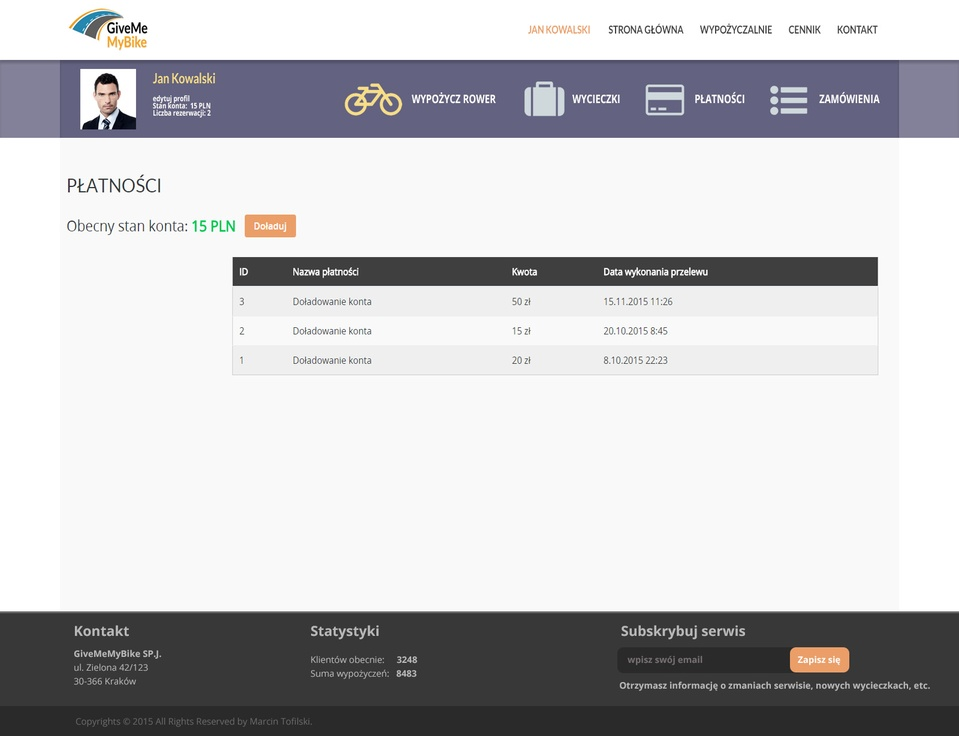
//> input picture GiveMeMybike/src/Projekt3/gmmb_client_payments.jpg, 959 x 736 px, shrunk from 1600 x 1228 before the run
$ ./1484652366_Source ../../../../GiveMeMybike/src/Projekt3/gmmb_client_payments.jpg   (built with g++ and OpenCV 4)
//> lines starting //> are read from the running program, lines starting //| are printed output that depends on the picture; after the words box and inside, x2 and y2 are one past the last pixel; in counts of white or black regions, pixels touching at a corner belong together
#include "opencv2/highgui/highgui.hpp"
#include "opencv2/imgproc/imgproc.hpp"
#include <iostream>
#include <stdio.h>
#include <stdlib.h>

using namespace cv;
using namespace std;

Mat src; Mat src_gray;
int thresh = 100;
int max_thresh = 255;
RNG rng(12345);

/// Function header
void thresh_callback(int, void*);

/** @function main */
int main(int argc, char** argv)
{
	/// Load source image and convert it to gray
	src = imread(argv[1], 1);
//> src is the input picture: 736 rows x 959 cols, CV_8UC3; mean B, G, R 199.2, 196.8, 197.2

	/// Convert image to gray and blur it
	cvtColor(src, src_gray, CV_BGR2GRAY);
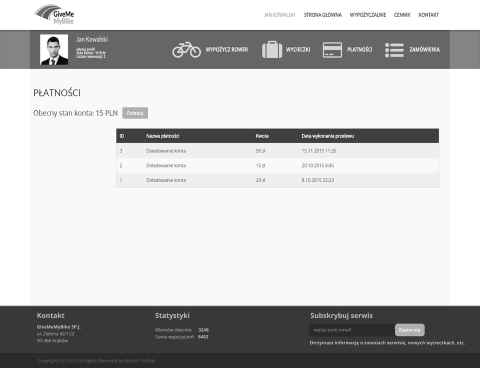
//> src_gray: 736 rows x 959 cols, CV_8UC1 (shown at 1/2 size); min 0, max 255, mean 197.2
	blur(src_gray, src_gray, Size(3, 3));
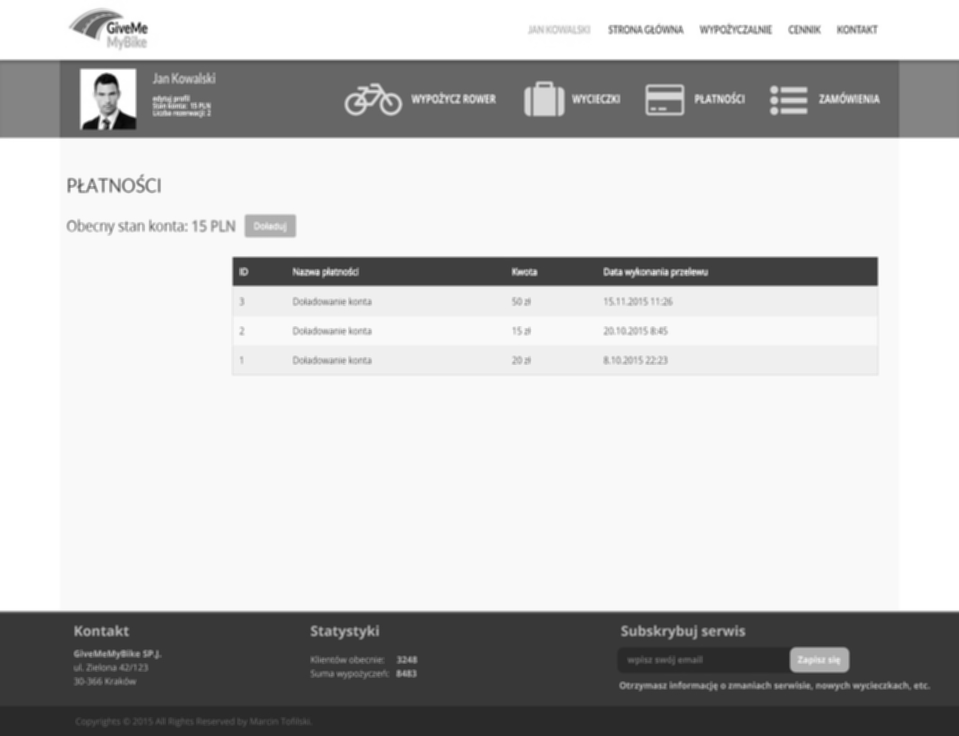
//> src_gray: 736 rows x 959 cols, CV_8UC1; 15.6% of pixels changed, all inside (x1, y1, x2, y2) = (0, 0, 959, 730)

	/// Create Window
	char* source_window = "Source";
	namedWindow(source_window, CV_WINDOW_AUTOSIZE);
	imshow(source_window, src);

	createTrackbar(" Canny thresh:", "Source", &thresh, max_thresh, thresh_callback);
	thresh_callback(0, 0);

	waitKey(0);
	return(0);
}

/** @function thresh_callback */
void thresh_callback(int, void*)
{
	Mat canny_output;
	vector<vector<Point> > contours;
	vector<Vec4i> hierarchy;

	/// Detect edges using canny
	Canny(src_gray, canny_output, thresh, thresh * 2, 3);
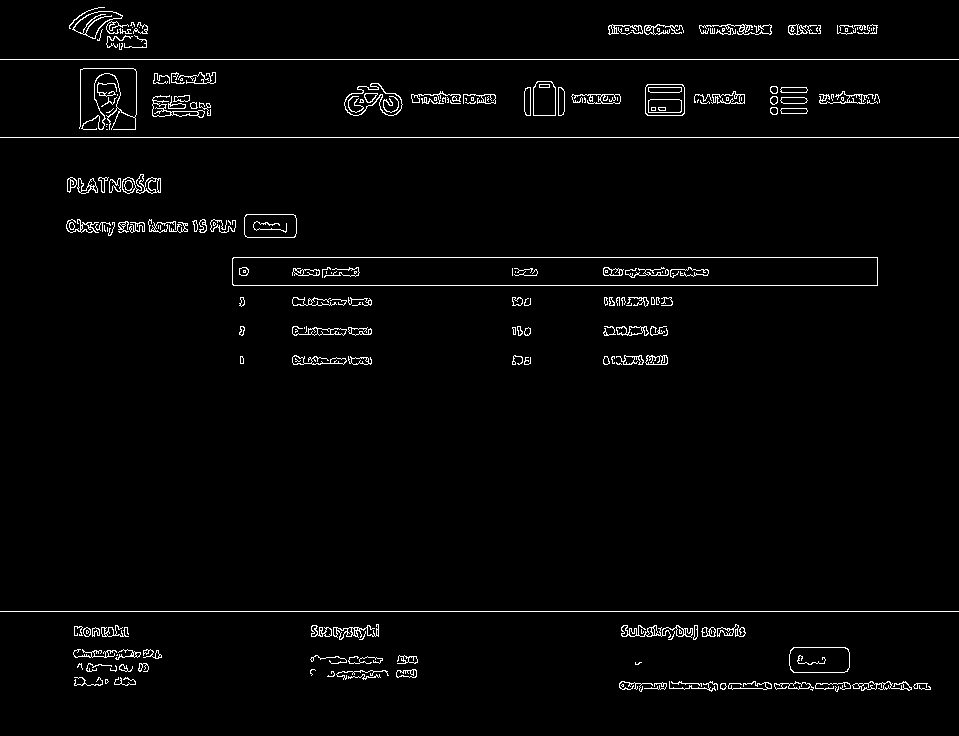
//> canny_output: 736 rows x 959 cols, CV_8UC1; 2.4% white in thin lines or dots
	/// Find contours
	findContours(canny_output, contours, hierarchy, CV_RETR_TREE, CV_CHAIN_APPROX_SIMPLE, Point(0, 0));
//> contours = 452 contours, 245 with area under 20; largest, box (x1, y1, x2, y2) and area: (232, 257, 878, 286) 18059, (232, 257, 878, 286) 18055, (789, 647, 850, 673) 1461, (789, 647, 850, 673) 1450, (645, 84, 685, 116) 1199

	/// Get the moments
	vector<Moments> mu(contours.size());
//> mu = 452 items
	for (int i = 0; i < contours.size(); i++)
	{
		mu[i] = moments(contours[i], false);
	}

	///  Get the mass centers:
	vector<Point2f> mc(contours.size());
	for (int i = 0; i < contours.size(); i++)
	{
		mc[i] = Point2f(mu[i].m10 / mu[i].m00, mu[i].m01 / mu[i].m00);
	}
//> after the loop, mc = 452 Points (x, y), first 12: [837.2, 689.6], [927.3, 687.3], [622.2, 685], [622, 685], [916.2, 685.5], [915.4, 685.7], [722.7, 685.9], [722.8, 685.8], [832.6, 685.2], [660.1, 684.4], [662, 684], [878.2, 685.4]

	/// Draw contours
	Mat drawing = Mat::zeros(canny_output.size(), CV_8UC3);
	for (int i = 0; i< contours.size(); i++)
	{
		Scalar color = Scalar(rng.uniform(0, 255), rng.uniform(0, 255), rng.uniform(0, 255));
		drawContours(drawing, contours, i, color, 2, 8, hierarchy, 0, Point());
		circle(drawing, mc[i], 4, color, -1, 8, 0);
	}
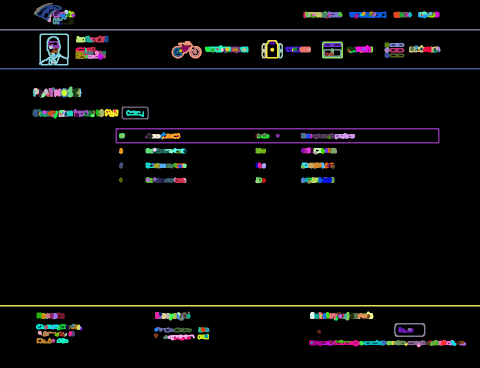
//> drawing: 736 rows x 959 cols, CV_8UC3 (shown at 1/2 size); mean B, G, R 9.4, 9.1, 9.2

	/// Show in a window
	namedWindow("Contours", CV_WINDOW_AUTOSIZE);
	imshow("Contours", drawing);

	/// Calculate the area with the moments 00 and compare with the result of the OpenCV function
	printf("\t Info: Area and Contour Length \n");
	for (int i = 0; i< contours.size(); i++)
	{
		printf(" * Contour[%d] - Area (M_00) = %.2f - Area OpenCV: %.2f - Length: %.2f \n", i, mu[i].m00, contourArea(contours[i]), arcLength(contours[i], true));
		Scalar color = Scalar(rng.uniform(0, 255), rng.uniform(0, 255), rng.uniform(0, 255));
		drawContours(drawing, contours, i, color, 2, 8, hierarchy, 0, Point());
		circle(drawing, mc[i], 4, color, -1, 8, 0);
	}
//> this loop made 452 passes
//|  * Contour[0] - Area (M_00) = 1.50 - Area OpenCV: 1.50 - Length: 24.73
//|  * Contour[1] - Area (M_00) = 2.50 - Area OpenCV: 2.50 - Length: 37.56
//|  * Contour[2] - Area (M_00) = 3.00 - Area OpenCV: 3.00 - Length: 6.83
//|  * Contour[3] - Area (M_00) = 2.00 - Area OpenCV: 2.00 - Length: 5.66
//|  * Contour[4] - Area (M_00) = 16.00 - Area OpenCV: 16.00 - Length: 42.49
//> (output is shown up to pass 5 of 452)
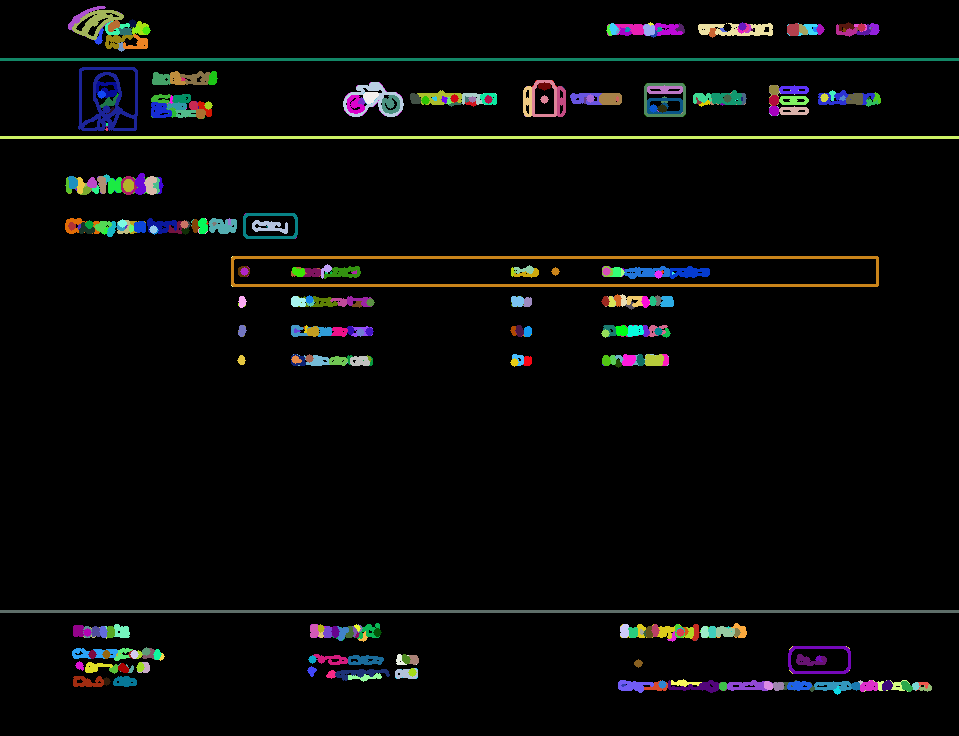
//> drawing: 736 rows x 959 cols, CV_8UC3; 7.05% of pixels changed, all inside (x1, y1, x2, y2) = (0, 6, 959, 695)
}

$ run again, on GiveMeMybike/src/Projekt3/gmmb_sign_in.jpg
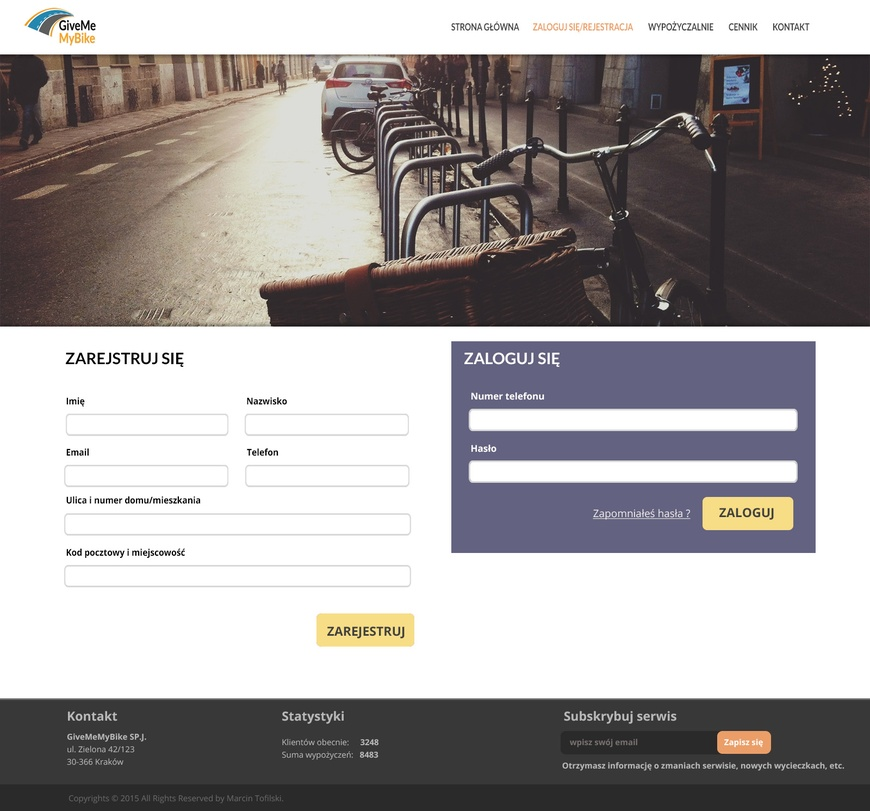
//> input picture GiveMeMybike/src/Projekt3/gmmb_sign_in.jpg, 870 x 811 px, shrunk from 1600 x 1490 before the run
//> src is the input picture: 811 rows x 870 cols, CV_8UC3; mean B, G, R 158, 157.9, 162.1
//> in thresh_callback, `Canny(src_gray, canny_output, thresh, thresh * 2, 3);`:
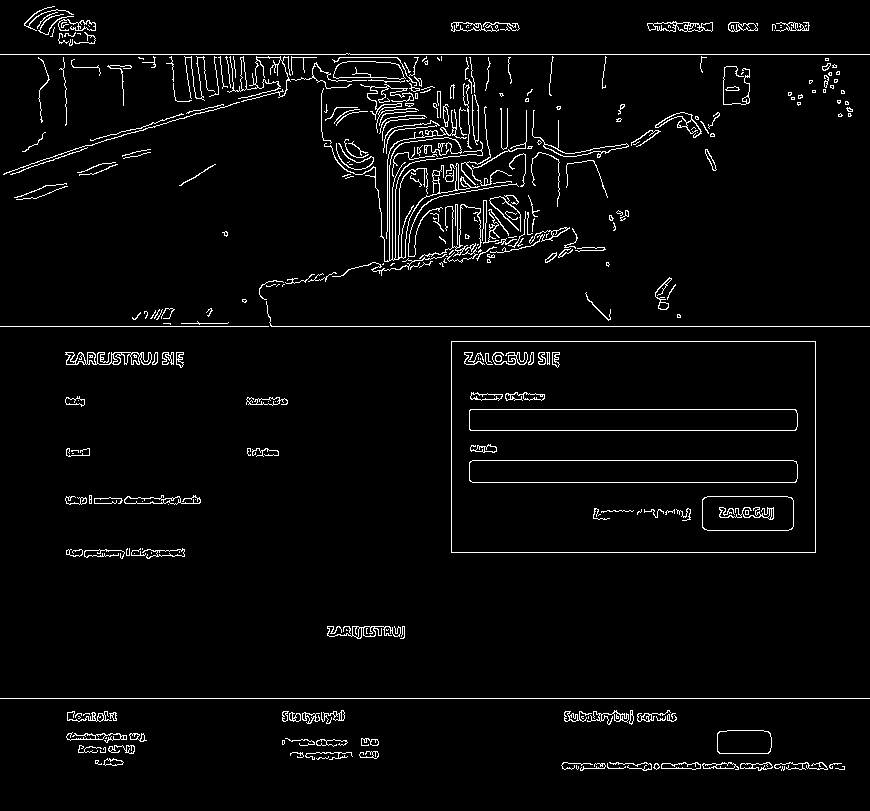
//> canny_output: 811 rows x 870 cols, CV_8UC1; 3.4% white in thin lines or dots
//> contours = 549 contours, 366 with area under 20; largest, box (x1, y1, x2, y2) and area: (451, 341, 816, 553) 76804, (451, 341, 816, 553) 76802, (469, 460, 798, 483) 7200, (469, 460, 798, 483) 7195, (469, 409, 798, 431) 6879
//> mu = 549 items
//> after the loop in thresh_callback, `for (int i = 0; i < contours.size(); i++)`: mc = 549 Points (x, y), first 12: [843.7, 767.5], [783.5, 769], [nan, nan], [832, 765.2], [656.1, 765.9], [656.1, 766], [614.3, 767.3], [595.5, 766.3], [601, 764], [804.8, 764.8], [756.5, 765.7], [745.8, 765.6]
//> the loop in thresh_callback, `for (int i = 0; i< contours.size(); i++)` made 549 passes
//|  * Contour[0] - Area (M_00) = 1.00 - Area OpenCV: 1.00 - Length: 27.66
//|  * Contour[1] - Area (M_00) = 1.00 - Area OpenCV: 1.00 - Length: 20.49
//|  * Contour[2] - Area (M_00) = 0.00 - Area OpenCV: 0.00 - Length: 15.66
//|  * Contour[3] - Area (M_00) = 5.50 - Area OpenCV: 5.50 - Length: 40.38
//|  * Contour[4] - Area (M_00) = 23.00 - Area OpenCV: 23.00 - Length: 19.31
//> (output is shown up to pass 5 of 549)
//> after the loop in thresh_callback, `for (int i = 0; i< contours.size(); i++)`:
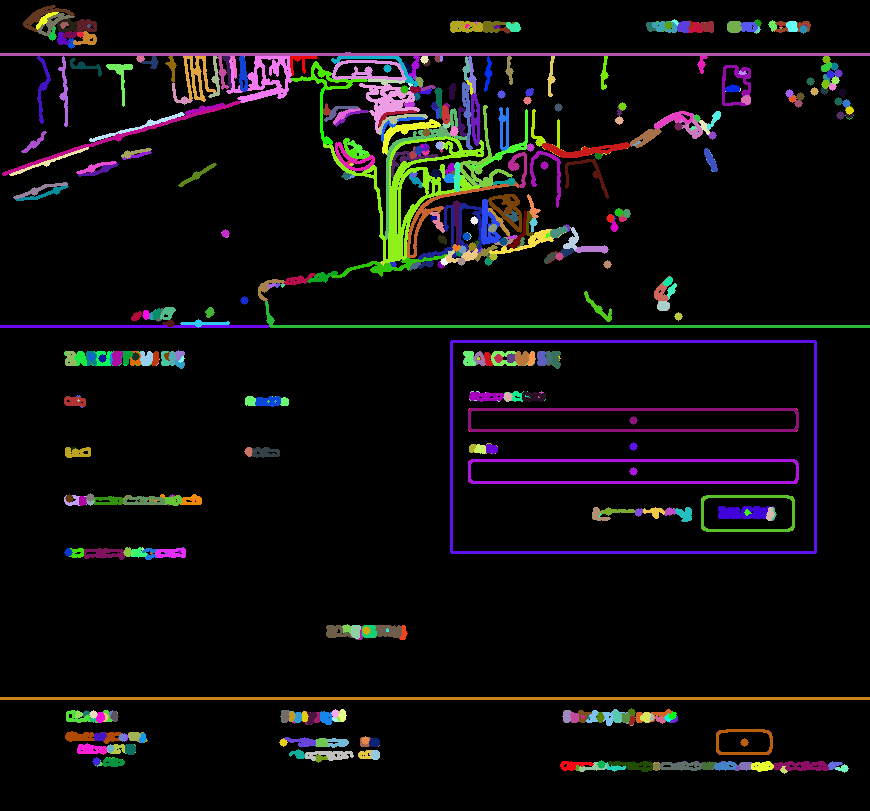
//> drawing: 811 rows x 870 cols, CV_8UC3; mean B, G, R 13.2, 12.5, 14.3
